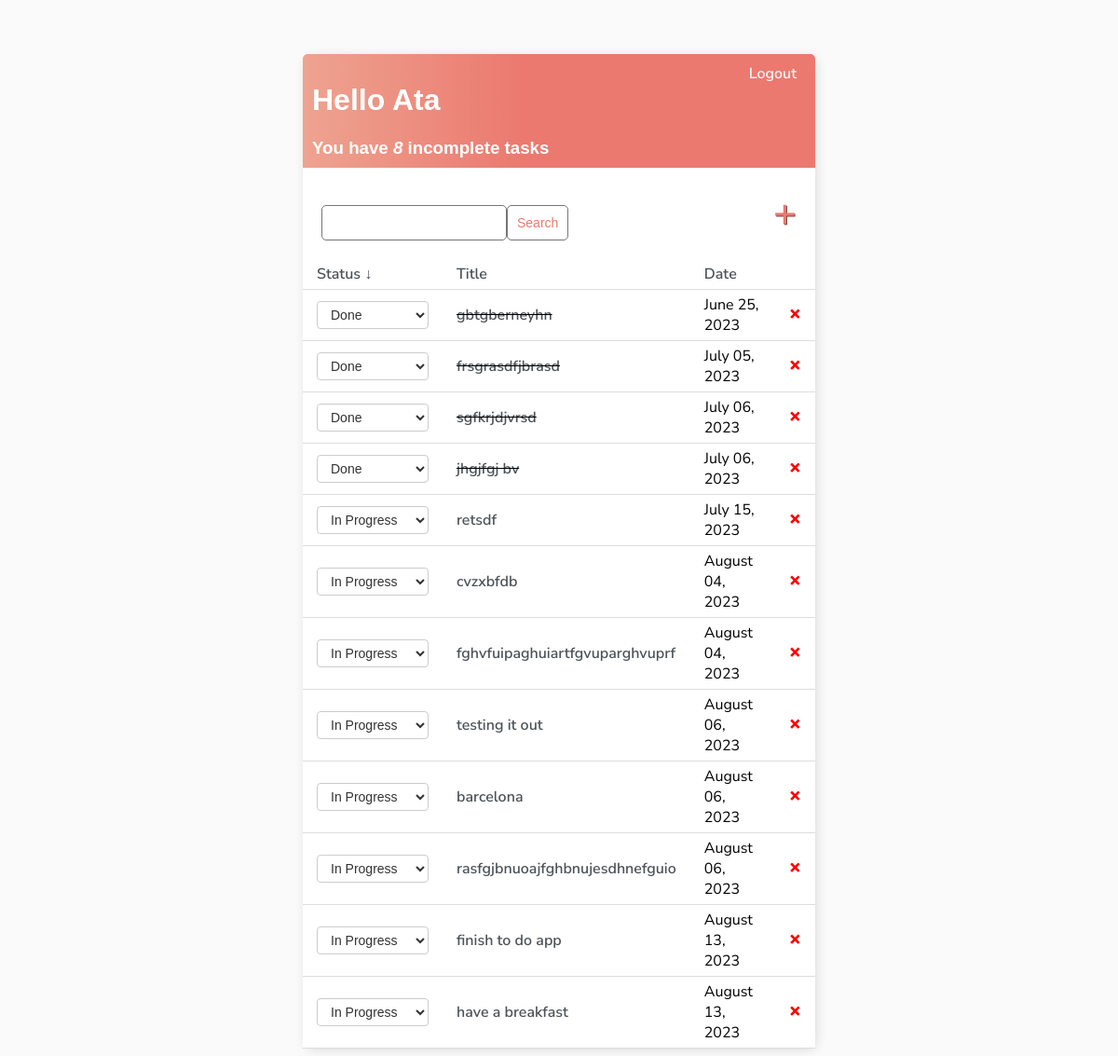
The app's page /?sort_by=complete&sort_order=desc (signed in) with its own data.
### base/models.py (models this page shows)
class Task(models.Model):
    user = models.ForeignKey(User, on_delete=models.CASCADE, null=True, blank=True)
    title = models.CharField(max_length=30)
    description = models.TextField(null=True, blank=True)
    complete = models.BooleanField(default=False)
    created = models.DateTimeField(auto_now_add=True)
    def __str__(self):
        return self.title
    class Meta:
        ordering = ['complete']

### base/views.py (the view)
# urls.py: path('', TaskList.as_view(), name='tasks'),
class TaskList(LoginRequiredMixin, ListView):
    model = Task
    context_object_name = 'tasks'
    def get_context_data(self, *, object_list=None, **kwargs):
        context = super().get_context_data(**kwargs)
        context['tasks'] = context['tasks'].filter(user=self.request.user)
        context['count'] = context['tasks'].filter(complete=False).count()
        sort_by = self.request.GET.get('sort_by', 'complete')
        sort_order = self.request.GET.get('sort_order', 'asc')
        next_sort_order = 'desc' if sort_order == 'asc' else 'asc'
        context['sort_by'] = sort_by
        context['sort_order'] = sort_order
        context['next_sort_order'] = next_sort_order
        search_input = self.request.GET.get('search-area') or ''
        if search_input:
            context['tasks'] = context['tasks'].filter(title__startswith=search_input)
        context['search_input'] = search_input
        return context
    def get_queryset(self):
        sort_by = self.request.GET.get('sort_by', 'complete')
        sort_order = self.request.GET.get('sort_order', 'asc')
        queryset = super().get_queryset()
        if sort_by == 'title':
            queryset = queryset.order_by('title' if sort_order == 'asc' else '-title')
        elif sort_by == 'created':
            queryset = queryset.order_by('created' if sort_order == 'asc' else '-created')
        else:
            queryset = queryset.order_by('complete' if sort_order == 'asc' else '-complete')
        return queryset

### base/templates/base/task_list.html (shortened to what this page needs)
{% extends 'base/main.html' %}
{% block content %}
<div class="header-bar">
    <div>
        <h1>Hello {{request.user|title}}</h1>
        <h3 style="margin:0">
            You have <i>{{count}}</i> incomplete task{{ count|pluralize:"s" }}
        </h3>
    </div>
    {% if request.user.is_authenticated %}
    <a href="{% url 'logout' %}">Logout</a>
    {% else %}
    <a href="{% url 'login' %}">Login</a>
    {% endif %}
</div>
<div id="search-add-wrapper">
    <form action="" method="GET" style="margin-top:20px; display:flex;">
    <input type="text" name="search-area" value="{{search_input}}">
    <input class="button" type="submit" value="Search">
    </form>
    <a id="add-link" href="{% url 'task-create' %}">&#x2b;</a>
</div>
<table class="task-table">
    <thead>
        <tr>
             <th>
                <a href="{% url 'tasks' %}?sort_by=complete&sort_order={{ next_sort_order }}">
                    Status{% if sort_by == 'complete' %} {% if sort_order == 'asc' %}&uarr;{% else %}&darr;{% endif %}{% endif %}
                </a>
            </th>
            <th>
                <a href="{% url 'tasks' %}?sort_by=title&sort_order={{ next_sort_order }}">
                    Title{% if sort_by == 'title' %} {% if sort_order == 'asc' %}&uarr;{% else %}&darr;{% endif %}{% endif %}
                </a>
            </th>
            <th>
                <a href="{% url 'tasks' %}?sort_by=created&sort_order={{ next_sort_order }}">
                    Date{% if sort_by == 'created' %} {% if sort_order == 'asc' %}&uarr;{% else %}&darr;{% endif %}{% endif %}
                </a>
            </th>
            <th></th>
        </tr>
    </thead>
    <tbody>
        {% for task in tasks %}
            <tr>
                <td>
                    <form method="post" action="{% url 'task-status-update' %}">
                        <select name="status" onchange="this.form.submit()">
                            <option value="in-progress" {% if not task.complete %}selected{% endif %} class="in-progress">In Progress</option>
                            <option value="done" {% if task.complete %}selected{% endif %} class="done">Done</option>
                        </select>
                    </form>
                </td>
                <td>
                    {% if task.complete %}
                        <s><a href="{% url 'task-update' task.id %}">{{task}}</a></s>
                    {% else %}
                        <a href="{% url 'task-update' task.id %}">{{task}}</a>
                    {% endif %}
                </td>
                <td>
                    {{ task.created|date:"F d, Y" }}
                </td>
                <td>
                    <a class="delete-link" href="{% url 'task-delete' task.id %}">&#215;</a>
                </td>
            </tr>
        {% empty %}
            <tr>
                <td colspan="3">No items in the list</td>
            </tr>
        {% endfor %}
    </tbody>
</table>
{% endblock content %}

### base/templates/base/main.html (style rules this page uses)
body { background-color: #FAFAFA; font-family: 'Nunito Sans', sans-serif; padding-top: 50px }
h1,h2,h3,h4,h5,h6 { font-family: 'Raleway', sans-serif; }
a, p { color: #4b5156; }
a { font-weight: 600; }
.header-bar { display: flex; justify-content: space-between; color: #fff; padding: 10px; border-radius: 5px 5px 0 0; background: linear-gradient(90deg, #EEA390 0%, #EB796F 43%, #EB796F 100%); }
.header-bar a { color: rgb(247, 247, 247); text-decoration: none; margin-right: 10px; }
.delete-link { text-decoration: none; font-weight: 900; color: #cf4949; font-size: 22px; line-height: 0; padding: 20px 0px; }
#add-link { color: #EB796F; text-decoration: none; font-size: 42px; text-shadow: 1px 1px #81413b; margin-right: 0px; }
#search-add-wrapper { display: flex; justify-content: space-between; align-items: center; padding: 20px; }
.button { border: 1px solid #757575; background-color: #FFF; color: #EB796F; padding: 10px; font-size: 14px; border-radius: 5px; cursor: pointer; text-decoration: none; }
input[type=text], input[type=password], textarea { border: 1px solid #757575; border-radius: 5px; padding: 10px; width: 90%; }

### base/templates/base/task_list.html (style rules this page uses)
.task-table { width: 100%; border-collapse: collapse; }
.task-table th, .task-table td { padding: 5px 15px; text-align: left; border-bottom: 1px solid #ddd; }
.task-table th a { text-decoration: none; }
.task-table td a { text-decoration: none; }
.delete-link { color: #ff0000; text-decoration: none; }
select[name="status"] { padding: 5px 10px; font-size: 14px; border: 1px solid #ccc; border-radius: 4px; background-color: #fff; color: #333; width: 120px; }
select[name="status"] option { font-size: 14px; }

### records on screen
Task: status "Done", title "gbtgberneyhn", created "June 25, 2023"
Task: status "Done", title "frsgrasdfjbrasd", created "July 05, 2023"
Task: status "Done", title "sgfkrjdjvrsd", created "July 06, 2023"
Task: status "Done", title "jhgjfgj bv", created "July 06, 2023"
Task: status "In Progress", title "retsdf", created "July 15, 2023"
Task: status "In Progress", title "cvzxbfdb", created "August 04, 2023"
Task: status "In Progress", title "fghvfuipaghuiartfgvuparghvuprf", created "August 04, 2023"
Task: status "In Progress", title "testing it out", created "August 06, 2023"
Task: status "In Progress", title "barcelona", created "August 06, 2023"
Task: status "In Progress", title "rasfgjbnuoajfghbnujesdhnefguio", created "August 06, 2023"
Task: status "In Progress", title "finish to do app", created "August 13, 2023"
Task: status "In Progress", title "have a breakfast", created "August 13, 2023"

### other values on screen
{{ request.user|title }} "Ata"
{{ count }} "8"
